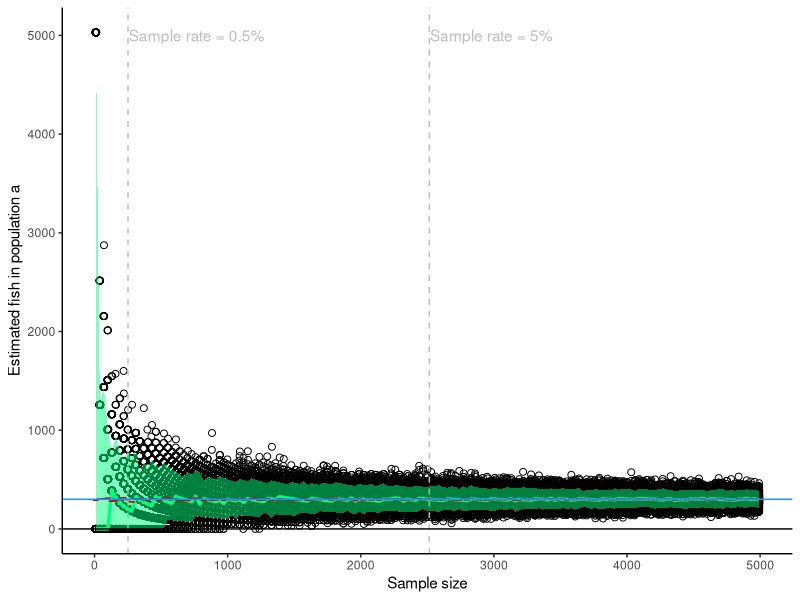
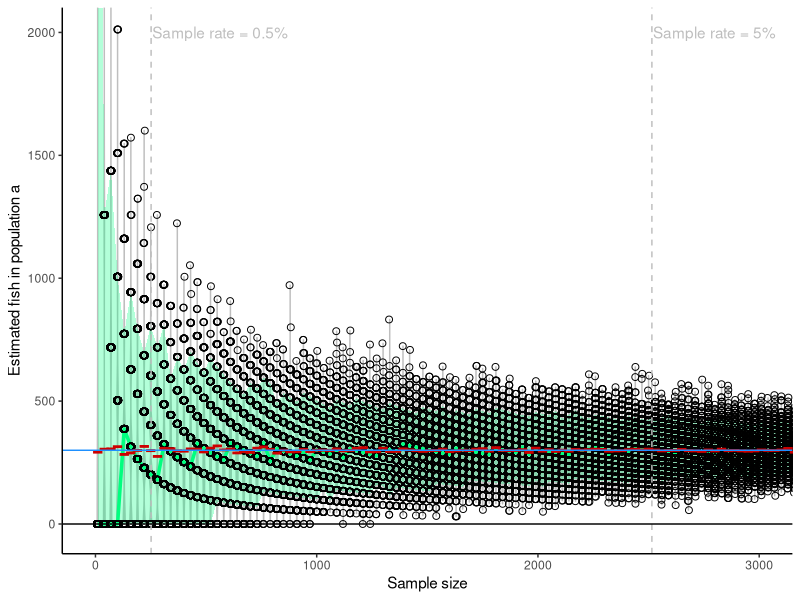
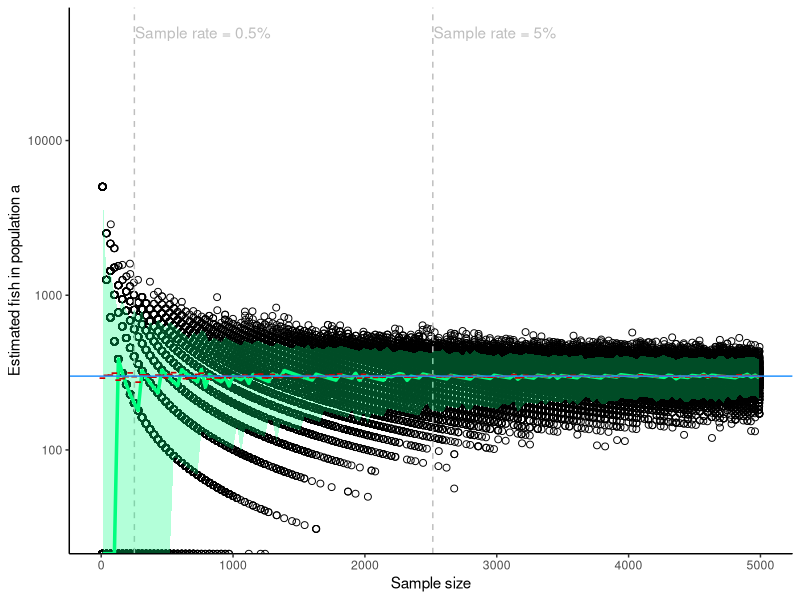

Generate these figures, in order, with R:
## ---- chunk 1
knitr::opts_chunk$set(echo = TRUE)
library(ggplot2)
library(dplyr)
options(scipen = 1000000)
## ---- chunk 2

pop_a <- 300 # Number of fish in population a
pop_b <- 50000 # number of fish not in population a
n_catch <- sum(pop_a, pop_b) # total fish caught
fish_caught <- c(rep(1, pop_a), rep(0, pop_b)) # vector of 1 and 0, 1 if fish is population a
true_prop <- pop_a / n_catch  # 'true' proportion of population a fish
min_sample_size <- 10
max_sample_size <- 5000
step_sample_size <- 30
n_reps_sample <- 500
sample_size <- rep(seq( min_sample_size , max_sample_size, by=step_sample_size), each= n_reps_sample)
hypo_sample_rate <- c(0.005, 0.05)  # hypothetical low sample rate to compare on figures, as a reference

# Get estimated proportion population a by sampling fish caught with repeated samples of various sample sizes
estimated_prop <- sapply( sample_size, function(x) {
                          sum(sample(fish_caught, size = x)) / x
                          }
        )

s <- data.frame(sample_size, estimated_prop)
s$estimated_pop_a <- s$estimated_prop * n_catch


s_sum <- s %>% group_by(sample_size) %>% summarise(mean_pop_a = mean(estimated_pop_a, na.rm=TRUE), 
                                                 median_pop_a = median(estimated_pop_a, na.rm=TRUE),
                                                 q_up = quantile(estimated_pop_a, 0.05), 
                                                 q_low = quantile(estimated_pop_a, 0.95))

## ---- chunk 3
quantile_colour <- "springgreen"
median_colour <- "springgreen"
mean_colour <- "red3"

## ---- chunk 4

ggplot() +
  #geom_violin(data = s,aes(x = sample_size, y = estimated_pop_a, group = sample_size), fill="gray", colour="gray")   +
  geom_point( data = s,aes( x = sample_size, y = estimated_pop_a), shape=1, size=2, position = position_jitter(width=3)) +
  geom_vline(aes(xintercept = hypo_sample_rate * n_catch), colour="gray", linetype=2) +
  geom_text(aes(x=hypo_sample_rate * n_catch + 5, y=5000, label=paste0("Sample rate = ", hypo_sample_rate*100, "%")), hjust = 0, colour="gray") +
  geom_ribbon(data = s_sum , aes(ymin=q_up, ymax=q_low, x=sample_size), alpha=0.5, fill=quantile_colour) +
    geom_line(data = s_sum , aes(y=median_pop_a, x=sample_size), linewidth=1.2, colour=median_colour) +
geom_point(data = s_sum , aes(y=mean_pop_a, x=sample_size), colour=mean_colour, shape=45, size=4, stroke=3) +
  ylab("Estimated fish in population a") + 
  xlab("Sample size") +
  geom_hline(aes(yintercept=0)) +
  geom_hline(aes(yintercept=pop_a), colour="dodgerblue") +
  #geom_text(aes(x=500, y=pop_a-200, label=paste0("Actual population = ", pop_a)),vjust=0, colour="dodgerblue") + 
  coord_cartesian() +
  theme_classic()

## ---- chunk 5

ggplot() + 
  geom_violin(data = s,aes(x = sample_size, y = estimated_pop_a, group = sample_size), fill="gray", colour="gray")   +
  geom_ribbon(data = s_sum , aes(ymin=q_up, ymax=q_low, x=sample_size), alpha=0.3, fill=quantile_colour) +
    geom_line(data = s_sum , aes(y=median_pop_a, x=sample_size), linewidth=1.2, colour=median_colour) +
geom_point(data=s, aes( x = sample_size, y = estimated_pop_a), shape=1, size=2, position = position_jitter(width=3)) +
  geom_vline(aes(xintercept = hypo_sample_rate * n_catch), colour="gray", linetype=2) +
  geom_text(aes(x=hypo_sample_rate * n_catch + 5, y=2000, label=paste0("Sample rate = ", hypo_sample_rate*100, "%")), hjust = 0, colour="gray") +
  geom_point(data = s_sum , aes(y=mean_pop_a, x=sample_size), colour=mean_colour, shape=45, size=6, stroke=6) +
 geom_hline(aes(yintercept=0)) +
  ylab("Estimated fish in population a") +
  xlab("Sample size") +
  geom_hline(aes(yintercept=pop_a), colour="dodgerblue") +
  #geom_text(aes(x=200, y=pop_a-300, label=paste0("Actual population = ", pop_a)), vjust=0, colour="dodgerblue") + 
  coord_cartesian(xlim=c(0,3000), ylim = c(-20,2000)) +
  theme_classic()

## ---- chunk 6
# 
# max_est <- max(s$estimated_pop_a)
# 
# ggplot(data = s, aes( x = sample_size, y = estimated_pop_a)) +
#   #geom_violin(aes(group = sample_size), fill="gray", colour="gray")   +
#   geom_point( aes( x = sample_size, y = estimated_pop_a), shape=1, size=2, position = position_jitter(width=3)) +
#   geom_vline(aes(xintercept = hypo_sample_rate * n_catch), colour="gray", linetype=2) +
#   geom_text(aes(x=hypo_sample_rate * n_catch + 5, y=50000, label=paste0("Sample rate = ", hypo_sample_rate*100, "%")), hjust = 0, colour="gray") +  
#   geom_point(data = s_sum , aes(y=mean_pop_a, x=sample_size), colour="gray") +
#   geom_point(data = s_sum , aes(y=median_pop_a, x=sample_size), colour=quantile_colour) +
#   ylab("Estimated fish in population a") +
#   geom_hline(aes(yintercept=0)) +
#   scale_y_log10() +
#   geom_hline(aes(yintercept=pop_a), colour="dodgerblue") +
#   #geom_text(aes(x=200, y=pop_a, label=paste0("Actual population = ", pop_a)), vjust=0, colour="dodgerblue") + 
#   coord_cartesian(xlim=c(0,1000)) +
#   theme_classic()
# 
## ---- chunk 7
max_est <- max(s$estimated_pop_a)

ggplot() +
   geom_point(data=s, aes( x = sample_size, y = estimated_pop_a), shape=1, size=2, position = position_jitter(width=3)) +
  geom_vline(aes(xintercept = hypo_sample_rate * n_catch), colour="gray", linetype=2) +
  geom_ribbon(data = s_sum , aes(ymin=q_up, ymax=q_low, x=sample_size), alpha=0.3, fill=quantile_colour) +
   geom_line(data = s_sum , aes(y=median_pop_a, x=sample_size), linewidth=1.2, colour=median_colour) +
geom_text(aes(x=hypo_sample_rate * n_catch + 5, y=50000, label=paste0("Sample rate = ", hypo_sample_rate*100, "%")), hjust = 0, colour="gray") +
  geom_hline(aes(yintercept=0)) +    
  geom_point(data = s_sum , aes(y=mean_pop_a, x=sample_size), colour=mean_colour, shape=45, size=4, stroke=3) +
  ylab("Estimated fish in population a") +
  xlab("Sample size") +
 geom_hline(aes(yintercept=0)) +
  scale_y_log10()+
  geom_hline(aes(yintercept=pop_a), colour="dodgerblue") +
  #geom_text(aes(x=200, y=pop_a, label=paste0("Actual population = ", pop_a)), vjust=0, colour="dodgerblue") + 
  coord_cartesian() +
  theme_classic()

